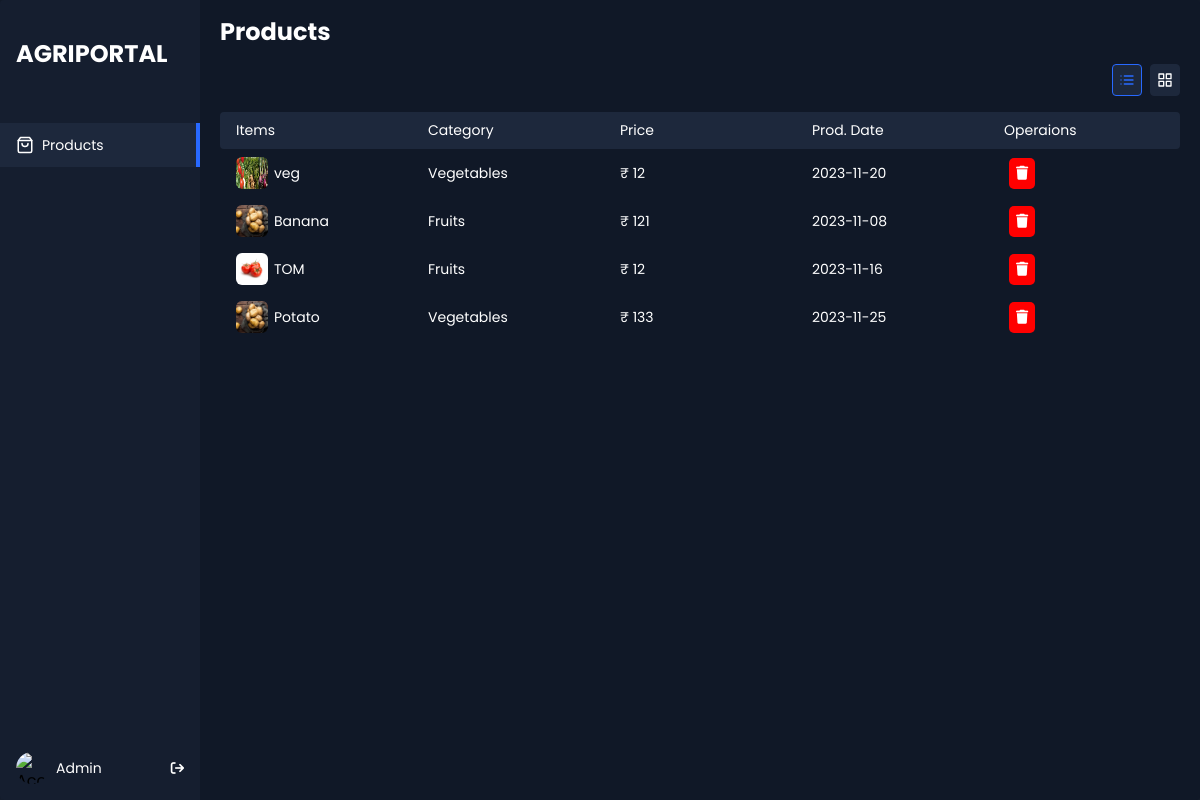
Page /home_admin on the earlier database version.
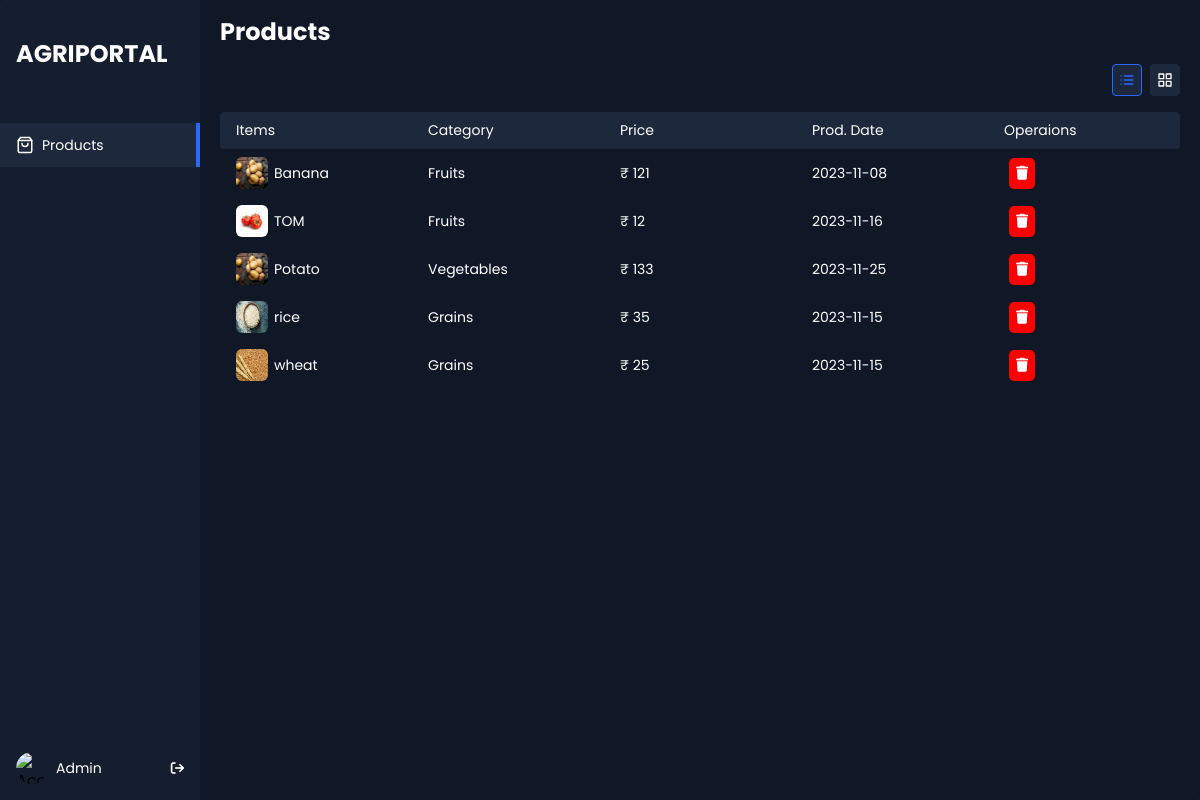
Same page on the later database version.
### store/models.py (models this page shows)
class Product(models.Model):
    id = models.AutoField(primary_key=True)
    name =  models.CharField(max_length=50, null=True)
    price = models.CharField(max_length=20, null=True)
    quantity = models.CharField(max_length=20, null=True)
    category = models.CharField(max_length=15, null=True)
    production_date = models.CharField(max_length=15, null=True)
    image = models.ImageField(upload_to ='media/')
    manufacturer = models.CharField(max_length=30, null=True)

### store/views.py (the view)
def adminIndex(request):
    products = Product.objects.all()
    data = {"products" : products}
    return render(request, 'admin/index.html', data)

### templates/admin/index.html (shortened to what this page needs)
{% load static %}
<!DOCTYPE html>
<html lang="en">
  <head>
    <link
      rel="stylesheet"
      href="https://cdnjs.cloudflare.com/ajax/libs/normalize/5.0.0/normalize.min.css"
    />
    <link
      rel="stylesheet"
      href="https://cdnjs.cloudflare.com/ajax/libs/font-awesome/6.4.2/css/all.min.css"
    />
    <link rel="stylesheet" href="{% static 'farmer/home/style.css' %}" />
  </head>
  <body>
    <div class="app-container">
      <div class="sidebar">
        <div class="sidebar-header">
          <div class="app-icon">
            <h2>AGRIPORTAL</h2>
          </div>
        </div>
        <ul class="sidebar-list">
          <li class="sidebar-list-item active">
            <a href="#">
              <span>Products</span>
            </a>
          </li>
        </ul>
        <div class="account-info">
          <div class="account-info-picture">
            <img
              src="https://img.freepik.com/premium-vector/man-avatar-profile-picture-vector-illustration_268834-538.jpg?w=740"
              alt="Account"
            />
          </div>
          <div class="account-info-name">Admin</div>
          <button class="account-info-more">
            <a href="/logout" class="a-design"
              ><i class="fa-solid fa-arrow-right-from-bracket"></i
            ></a>
          </button>
        </div>
      </div>
      <div class="app-content">
        <div class="app-content-header">
          <h1 class="app-content-headerText">Products</h1>
        </div>
        <div class="app-content-actions">
          <div class="app-content-actions-wrapper">
            <button class="action-button list active" title="List View">
            </button>
            <button class="action-button grid" title="Grid View">
            </button>
          </div>
        </div>
        <div class="products-area-wrapper tableView">
          <div class="products-header">
            <div class="product-cell image">Items</div>
            <div class="product-cell category">Category</div>
            <div class="product-cell sales">Price</div>
            <div class="product-cell stock">Prod. Date</div>
            <div class="product-cell price">Operaions</div>
          </div>
          {% for product in products %}
          <div class="products-row">
            <div class="product-cell image">
              <img src="media/{{ product.image }}" alt="product" />
              <span>{{ product.name }}</span>
            </div>
            <div class="product-cell category">
              <span class="cell-label">Category:</span>{{ product.category }}
            </div>
            <div class="product-cell sales">
              <span class="cell-label">Price:</span>₹ {{ product.price }}
            </div>
            <div class="product-cell stock">
              <span class="cell-label">Prod. Date:</span>{{ product.production_date }}
            </div>
            <div class="product-cell price">
              <a href="delete_item_admin/{{ product.id }}" class="anchorstyle"
                ><div class="icons2">
                  <i class="fa-solid fa-trash"></i></div
              ></a>
            </div>
          </div>
          {% endfor %}
        </div>
      </div>
    </div>
  </body>
</html>

### static/farmer/home/style.css (style rules this page uses)
* { box-sizing: border-box; }
:root { --app-bg: #101827; --sidebar: rgba(21, 30, 47,1); --sidebar-main-color: #fff; --table-border: #1a2131; --table-header: #1a2131; --app-content-main-color: #fff; --sidebar-link: #fff; --sidebar-active-link: #1d283c; --sidebar-hover-link: #1a2539; --action-color: #2869ff; --action-color-hover: #6291fd; --app-content-secondary-color: #1d283c; --filter-reset: #2c394f; --filter-shadow: rgba(16, 24, 39, 0.8) 0px 6px 12px -2px, rgba(0, 0, 0, 0.3) 0px 3px 7px -3px; }
body, html { margin: 0; padding: 0; height: 100%; width: 100%; }
body { overflow: hidden; font-family: "Poppins", sans-serif; background-color: var(--app-bg); -webkit-font-smoothing: antialiased; -moz-osx-font-smoothing: grayscale; }
.app-container { border-radius: 4px; width: 100%; height: 100%; max-height: 100%; max-width: 1280px; display: flex; overflow: hidden; box-shadow: rgba(99, 99, 99, 0.2) 0px 2px 8px 0px; max-width: 2000px; margin: 0 auto; }
.sidebar { flex-basis: 200px; max-width: 200px; flex-shrink: 0; background-color: var(--sidebar); display: flex; flex-direction: column; }
.sidebar-header { display: flex; align-items: center; justify-content: space-between; padding: 16px; }
.sidebar-list { list-style-type: none; padding: 0; }
.sidebar-list-item { position: relative; margin-bottom: 4px; }
.sidebar-list-item a { display: flex; align-items: center; width: 100%; padding: 10px 16px; color: var(--sidebar-link); text-decoration: none; font-size: 14px; line-height: 24px; }
.sidebar-list-item svg { margin-right: 8px; }
.sidebar-list-item.active { background-color: var(--sidebar-active-link); }
.sidebar-list-item.active:before { content: ""; position: absolute; right: 0; background-color: var(--action-color); height: 100%; width: 4px; }
.account-info { display: flex; align-items: center; padding: 16px; margin-top: auto; }
.account-info-picture { width: 32px; height: 32px; border-radius: 50%; overflow: hidden; flex-shrink: 0; }
.account-info-picture img { width: 100%; height: 100%; -o-object-fit: cover; object-fit: cover; }
.account-info-name { font-size: 14px; color: var(--sidebar-main-color); margin: 0 8px; overflow: hidden; max-width: 100%; text-overflow: ellipsis; white-space: nowrap; }
.account-info-more { color: var(--sidebar-main-color); padding: 0; border: none; background-color: transparent; margin-left: auto; }
.app-icon { color: var(--sidebar-main-color); }
.app-content { padding: 16px; background-color: var(--app-bg); height: 100%; flex: 1; max-height: 100%; display: flex; flex-direction: column; }
.app-content-header { display: flex; align-items: center; justify-content: space-between; padding: 0 4px; }
.app-content-headerText { color: var(--app-content-main-color); font-size: 24px; line-height: 32px; margin: 0; }
.app-content-actions { display: flex; justify-content: space-between; align-items: center; padding: 16px 4px; }
.app-content-actions-wrapper { display: flex; align-items: center; margin-left: auto; }
.action-button { border-radius: 4px; height: 32px; background-color: var(--app-content-secondary-color); border: 1px solid var(--app-content-secondary-color); display: flex; align-items: center; color: var(--app-content-main-color); font-size: 14px; margin-left: 8px; cursor: pointer; }
.action-button:focus, .action-button.active { outline: none; color: var(--action-color); border-color: var(--action-color); }
.products-area-wrapper { width: 100%; max-height: 100%; overflow: auto; padding: 0 4px; }
.tableView .products-header { display: flex; align-items: center; border-radius: 4px; background-color: var(--app-content-secondary-color); position: sticky; top: 0; }
.tableView .products-row { display: flex; align-items: center; border-radius: 4px; }
.tableView .product-cell { flex: 1; padding: 8px 16px; color: var(--app-content-main-color); font-size: 14px; display: flex; align-items: center; }
.tableView .product-cell img { width: 32px; height: 32px; border-radius: 6px; margin-right: 6px; }
.a-design { color: white; }

### templates/admin/index.html (style rules this page uses)
.icons2 { padding-top: 5px; padding-bottom: 5px; padding-right: 7px; padding-left: 7px; background-color: red; border-radius: 5px; margin-left: 5px; margin-right: 5px; }
.anchorstyle { color: white; text-decoration: none; }

Differences in the rows shown:
removed Product: image (picture), name "veg", category "Vegetables", price "12", production_date "2023-11-20"
added Product: image (picture), name "rice", category "Grains", price "35", production_date "2023-11-15"
added Product: image (picture), name "wheat", category "Grains", price "25", production_date "2023-11-15"
